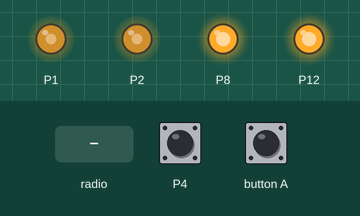
Simulated run of this program. Board: BBC micro:bit (MakeCode). Parts: output pins drawn as LEDs (lit = HIGH). The inputs (shaded band) are chosen by the test bench; at power-on: P4 HIGH.

Above: at 1.2 s.
1.3 s: P4 pulled LOW for 0.15 s
At 1.38 s:
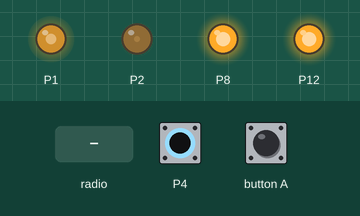
2.9 s: button A pressed for 0.15 s
At 2.98 s:
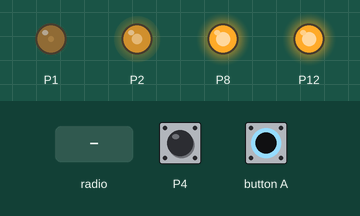
4.5 s: radio message "Otocka" arrives
At 5.7 s:
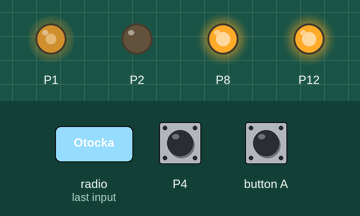
6.0 s: radio message "TurnBackL" arrives
At 7.2 s:
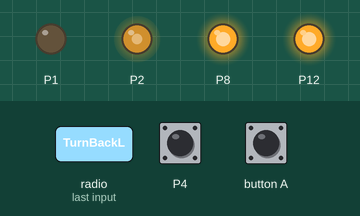
7.5 s: radio message "TurnBackR" arrives
At 8.2 s:
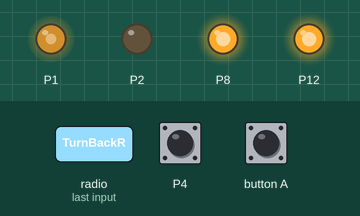
Timing chart, 0 to 10.0 s (numbered marks = the images above; inputs shaded):
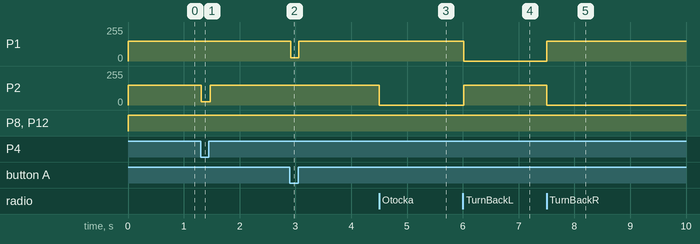

Measured:
- after the input at 1.3 s, P2: 150/255 → 25/255 at once, → 150/255 0.16 s later
- after the input at 2.9 s, P1: 150/255 → 25/255 at once, → 150/255 0.14 s later
- after the input at 4.5 s, P2: 150/255 → 0/255 at once
- after the input at 6.0 s, P1: 150/255 → 0/255 at once; P2: 0/255 → 150/255 at once
- after the input at 7.5 s, P1: 0/255 → 150/255 at once; P2: 150/255 → 0/255 at once

The program:

main.ts
```typescript
let rychlost_vetsi = 600
// pro usnadnění
let rychlost_mensi = 100
// pro usnadnění
let rychlost_otaceni = 600
// pro usnadnění
let automaticke_ovladani = true
// False při ovládání ovladačem
let barvaLinie = 1
// funguje tak cerna i bila paska
let barvaOkoli = 0
// funguje tak cerna i bila paska
let OdbockaL = false
// u odbocky vleva
let OdbockaP = false
// u odbocky vprava
let first = true
// dulezita hloupost k otaceni na druhou stranu
let Turnaround = false
// variable pro příkaz pro otoceni
let TurnBackL = false
// otaceni dozadu vlevo
let TurnBackR = true
// otaceni dozadu vpravo
pins.setPull(DigitalPin.P4, PinPullMode.PullUp)
// nevim
pins.setPull(DigitalPin.P5, PinPullMode.PullUp)
// nevim
led.enable(false)
// nevim
// #####################################################################xx
radio.onReceivedString(function on_received_string(receivedString: string) {
    let L: number;
    let O: number;
    let odbockaP: boolean;

    if (receivedString == "KontrolaNadVozítkemPřesOvladač") {
        if (automaticke_ovladani) {
            automaticke_ovladani = false
        } else {
            automaticke_ovladani = true
        }

    }

    if (receivedString == "ProhodBarvy") {
        L = barvaLinie
        O = barvaOkoli
        barvaLinie = O
        barvaOkoli = L
    }

    if (receivedString == "OdbockaL") {
        if (OdbockaL == true) {
            OdbockaL = false
        } else {
            OdbockaL = true
            odbockaP = false
        }

    }

    if (receivedString == "OdbockaP") {
        if (OdbockaP == true) {
            OdbockaP = false
        } else {
            OdbockaL = false
            OdbockaP = true
        }

    }

    if (receivedString == "Otocka") {
        if (Turnaround == true) {
            Turnaround = false
        } else {
            Turnaround = true
        }

    }

    if (receivedString == "TurnBackL") {
        TurnBackL = true
        TurnBackR = false
    }

    if (receivedString == "TurnBackR") {
        TurnBackL = false
        TurnBackR = true
    }

})
// #####################################################################xx
function turnrightR() {
    // funkce umožnující otočku vzadu vpravo
    pins.analogWritePin(AnalogPin.P1, rychlost_otaceni)
    pins.digitalWritePin(DigitalPin.P8, 1)
    pins.analogWritePin(AnalogPin.P2, 0)
    pins.digitalWritePin(DigitalPin.P12, 1)
}

function turnleftL() {
    // funkce umožnující otočku vzadu vlevo
    pins.analogWritePin(AnalogPin.P1, 0)
    pins.digitalWritePin(DigitalPin.P8, 1)
    pins.analogWritePin(AnalogPin.P2, rychlost_otaceni)
    pins.digitalWritePin(DigitalPin.P12, 1)
}

function turnbackR() {
    let Turnaround: boolean;
    // funkce vykonávající otočku dozadu vpravo

    if (first && pins.digitalReadPin(DigitalPin.P4) == barvaLinie && pins.digitalReadPin(DigitalPin.P5) == barvaLinie) {
        turnrightR()
    } else if (pins.digitalReadPin(DigitalPin.P4) == barvaLinie && pins.digitalReadPin(DigitalPin.P5) == barvaOkoli) {
        turnrightR()
        first = false
    } else if (pins.digitalReadPin(DigitalPin.P4) == barvaOkoli && pins.digitalReadPin(DigitalPin.P5) == barvaOkoli) {
        turnrightR()
    } else if (pins.digitalReadPin(DigitalPin.P4) == barvaLinie && pins.digitalReadPin(DigitalPin.P5) == barvaLinie) {
        first = true
        Turnaround = false
    }

}

function turnbackL() {
    let Turnaround: boolean;
    // funkce vykonávající otočku dozadu vlevo

    if (first && pins.digitalReadPin(DigitalPin.P4) == barvaLinie && pins.digitalReadPin(DigitalPin.P5) == barvaLinie) {
        turnleftL()
    } else if (pins.digitalReadPin(DigitalPin.P4) == barvaLinie && pins.digitalReadPin(DigitalPin.P5) == barvaOkoli) {
        turnleftL
        first = false
    } else if (pins.digitalReadPin(DigitalPin.P4) == barvaOkoli && pins.digitalReadPin(DigitalPin.P5) == barvaOkoli) {
        turnleftL
    } else if (pins.digitalReadPin(DigitalPin.P4) == barvaLinie && pins.digitalReadPin(DigitalPin.P5) == barvaLinie) {
        first = true
        Turnaround = false
    }

}

// #####################################################################xx
function turnright() {
    // klasické vprava
    pins.analogWritePin(AnalogPin.P1, rychlost_vetsi)
    pins.digitalWritePin(DigitalPin.P8, 1)
    pins.analogWritePin(AnalogPin.P2, rychlost_mensi)
    pins.digitalWritePin(DigitalPin.P12, 1)
}

function stop() {
    // funkce stop
    pins.analogWritePin(AnalogPin.P1, 0)
    pins.digitalWritePin(DigitalPin.P8, 0)
    pins.analogWritePin(AnalogPin.P2, 0)
    pins.digitalWritePin(DigitalPin.P12, 0)
}

function forward() {
    // klasické vpřed
    pins.analogWritePin(AnalogPin.P1, rychlost_vetsi)
    pins.analogWritePin(AnalogPin.P2, rychlost_vetsi)
    pins.digitalWritePin(DigitalPin.P8, 1)
    pins.digitalWritePin(DigitalPin.P12, 1)
}

function turnleft() {
    // klasické vlevo
    pins.analogWritePin(AnalogPin.P1, rychlost_mensi)
    pins.digitalWritePin(DigitalPin.P8, 1)
    pins.analogWritePin(AnalogPin.P2, rychlost_vetsi)
    pins.digitalWritePin(DigitalPin.P12, 1)
}

function backward() {
    // klasické vzad-MOŽNÁ NEFUNGUJE-negativní rychlost
    pins.analogWritePin(AnalogPin.P1, -1 * rychlost_vetsi)
    pins.analogWritePin(AnalogPin.P2, -1 * rychlost_vetsi)
    pins.digitalWritePin(DigitalPin.P8, 1)
    pins.digitalWritePin(DigitalPin.P12, 1)
}

// #####################################################################xx
//       AUTOMATICKÉ OVLÁDÁNÍ
basic.forever(function on_forever() {
    radio.setGroup(77)
    // radio group
    if (automaticke_ovladani) {
        // #################################
        if (Turnaround) {
            if (TurnBackR) {
                turnbackR()
            } else if (TurnBackL) {
                // funkce pro otoceni vzadu (L/P)
                turnbackL()
            }

        } else if (OdbockaL) {
            // #################################
            //  funkce pro odpocku u krizovatky (L/P)
            if (pins.digitalReadPin(DigitalPin.P4) == barvaLinie && pins.digitalReadPin(DigitalPin.P5) == barvaLinie) {
                turnleft()
            } else if (pins.digitalReadPin(DigitalPin.P4) == barvaOkoli && pins.digitalReadPin(DigitalPin.P5) == barvaLinie) {
                forward()
            } else if (pins.digitalReadPin(DigitalPin.P4) == barvaOkoli && pins.digitalReadPin(DigitalPin.P5) == barvaOkoli) {
                backward()
            } else if (pins.digitalReadPin(DigitalPin.P4) == barvaLinie && pins.digitalReadPin(DigitalPin.P5) == barvaOkoli) {
                turnleft()
            }

        } else if (OdbockaP) {
            if (pins.digitalReadPin(DigitalPin.P4) == barvaLinie && pins.digitalReadPin(DigitalPin.P5) == barvaLinie) {
                turnright()
            } else if (pins.digitalReadPin(DigitalPin.P4) == barvaOkoli && pins.digitalReadPin(DigitalPin.P5) == barvaLinie) {
                turnright()
            } else if (pins.digitalReadPin(DigitalPin.P4) == barvaOkoli && pins.digitalReadPin(DigitalPin.P5) == barvaOkoli) {
                backward()
            } else if (pins.digitalReadPin(DigitalPin.P4) == barvaLinie && pins.digitalReadPin(DigitalPin.P5) == barvaOkoli) {
                forward()
            }

        } else if (pins.digitalReadPin(DigitalPin.P4) == barvaLinie && pins.digitalReadPin(DigitalPin.P5) == barvaLinie) {
            // ##############################
            //  NORMÁLNÍ AUTOMATICKÁ JÍZDA
            forward()
        } else if (pins.digitalReadPin(DigitalPin.P4) == barvaOkoli && pins.digitalReadPin(DigitalPin.P5) == barvaOkoli) {
            backward()
        } else if (pins.digitalReadPin(DigitalPin.P4) == barvaOkoli && pins.digitalReadPin(DigitalPin.P5) == barvaLinie) {
            turnright()
        } else if (pins.digitalReadPin(DigitalPin.P4) == barvaLinie && pins.digitalReadPin(DigitalPin.P5) == barvaOkoli) {
            turnleft()
        }

    }

})
// ######################################################################
//        OVLÁDÁNÍ PŘES OVLADAČ
```

test.ts
```typescript
// Tady jsou testy. Při použití tohoto balíčku jako rozšíření nebude zkompilováno.
```
